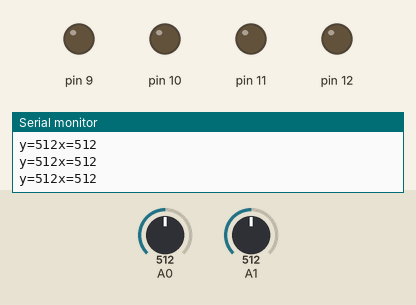
The sketch below on a simulated Arduino Uno, built with avr-gcc and run on an emulated ATmega328P. On the bench: output pins drawn as LEDs (lit = HIGH), the last lines printed to the serial monitor. Inputs (shaded band) come from the test bench; at power-on: A0 = 512, A1 = 512.

Above: at 1.2 s.
1.3 s: A0 set to 532
At 2.0 s:
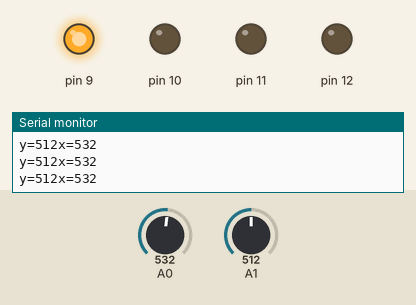
3.1 s: A1 set to 488
At 4.6 s:
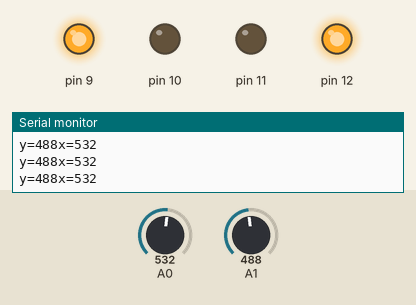
4.9 s: A0 set to 511
At 6.3 s:
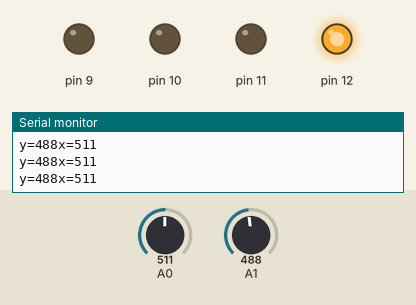
6.7 s: A1 set to 1023
At 7.9 s:
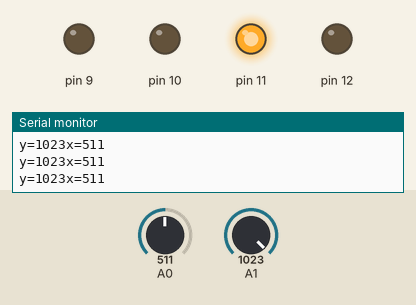
8.5 s: A0 set to 530
At 9.5 s:
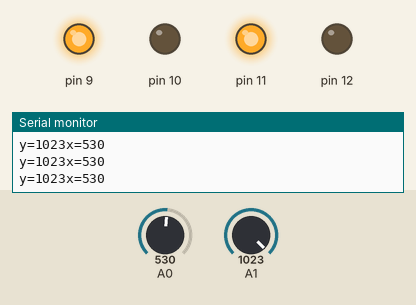
10.3 s: A0 set to 490
At 11.1 s:
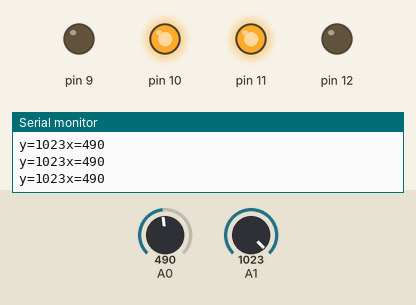
Timing chart, 0 to 13.1 s (numbered marks = the images above; inputs shaded):
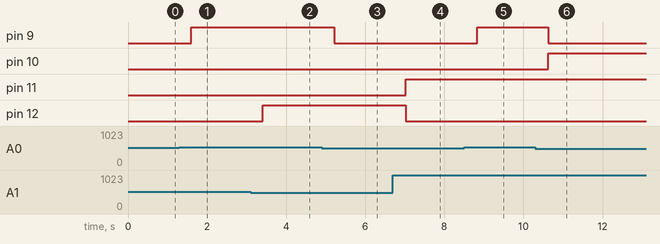

Measured:
- the behaviour switches between 520 and 521 on A0 (found by bisection; images 0 and 1)
- the behaviour switches between 500 and 499 on A1 (found by bisection; images 1 and 2)
- after the input at 1.3 s, pin 9: LOW → HIGH after 0.31 s
- after the input at 3.1 s, pin 12: LOW → HIGH after 0.31 s
- after the input at 4.9 s, pin 9: HIGH → LOW after 0.32 s
- after the input at 6.7 s, pin 11: LOW → HIGH after 0.32 s; pin 12: HIGH → LOW after 0.32 s
- after the input at 8.5 s, pin 9: LOW → HIGH after 0.33 s
- after the input at 10.3 s, pin 9: HIGH → LOW after 0.33 s; pin 10: LOW → HIGH after 0.33 s

The sketch:

joystick.ino
```cpp
int y;
  int x;
  void setup (){
    Serial.begin(9600);
    pinMode(9,OUTPUT);
    pinMode(10,OUTPUT);
    pinMode(11,OUTPUT);
    pinMode(12,OUTPUT);
  }


void loop() {
 y = analogRead(A1);
 x = analogRead(A0);
 Serial.print("y=");
 Serial.print(y);
 Serial.print("x=");
 Serial.println(x);
delay(200);

if (x>520){
  digitalWrite(9,HIGH);
}
else
digitalWrite(9,LOW);

if (x<500){
  digitalWrite(10,HIGH);
}
else
digitalWrite(10,LOW);

if (y>1020){
  digitalWrite(11,HIGH);
}
else
digitalWrite(11,LOW);

if (y<500){
  digitalWrite(12,HIGH);
}
else
digitalWrite(12,LOW);
}
```
